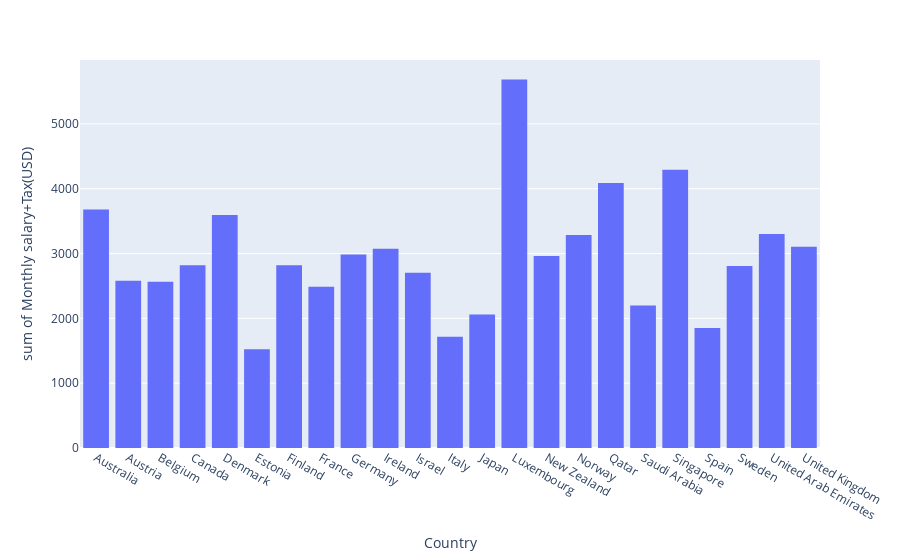

The cell this chart's notebook holds for it:
### Code cell
import plotly.express as px
fig=px.histogram(df1,x="Country",y="Monthly salary+Tax(USD)")
fig.show()

### Figure 1 — Plotly figure (JSON) as saved in the notebook; plotly's stock layout.template omitted (floating-point values rounded to 4 significant figures)
{"data": [{"alignmentgroup": "True", "bingroup": "x", "histfunc": "sum", "hovertemplate": "Country=%{x}<br>sum of Monthly salary+Tax(USD)=%{y}<extra></extra>", "legendgroup": "", "marker": {"color": "#636efa", "pattern": {"shape": ""}}, "name": "", "offsetgroup": "", "orientation": "v", "showlegend": false, "type": "histogram", "x": ["Australia", "Austria", "Belgium", "Canada", "Denmark", "Estonia", "Finland", "France", "Germany", "Ireland", "Israel", "Italy", "Japan", "Luxembourg", "New Zealand", "Norway", "Qatar", "Saudi Arabia", "Singapore", "Spain", "Sweden", "United Arab Emirates", "United Kingdom"], "xaxis": "x", "y": [3679.0, 2580.0, 2563.0, 2819.0, 3596.0, 1525.0, 2818.0, 2487.0, 2985.0, 3073.0, 2703.0, 1717.0, 2060.0, 5686.0, 2963.0, 3287.0, 4086.0, 2198.0, 4294.0, 1852.0, 2808.0, 3300.0, 3106.0], "yaxis": "y"}], "layout": {"autosize": true, "barmode": "relative", "legend": {"tracegroupgap": 0}, "margin": {"t": 60}, "xaxis": {"anchor": "y", "autorange": true, "domain": [0, 1], "range": [-0.5, 22.5], "title": {"text": "Country"}, "type": "category"}, "yaxis": {"anchor": "x", "autorange": true, "domain": [0, 1], "range": [0, 5986.0], "title": {"text": "sum of Monthly salary+Tax(USD)"}, "type": "linear"}}}
